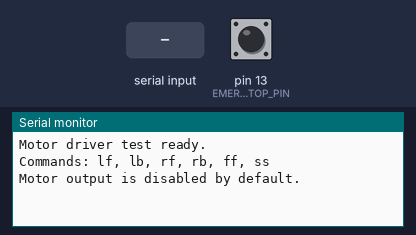
Simulated run of this sketch. Board: Arduino Uno, built with avr-gcc and run on an emulated ATmega328P. Parts: the last lines printed to the serial monitor. Inputs (shaded band) come from the test bench; at power-on: pin 13 (EMERGENCY_STOP_PIN) HIGH.

Above: at 1.2 s.
1.3 s: pin 13 (EMERGENCY_STOP_PIN) pulled LOW for 0.15 s
At 2.4 s:
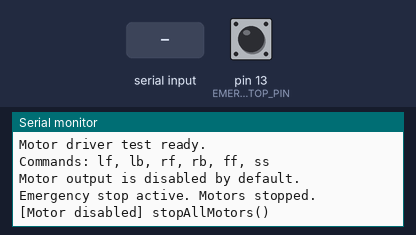
2.9 s: "lf\n" received over Serial
At 3.4 s:
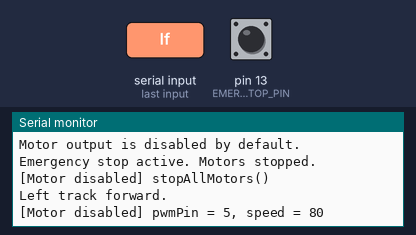
4.4 s: "lb\n" received over Serial
At 5.7 s:
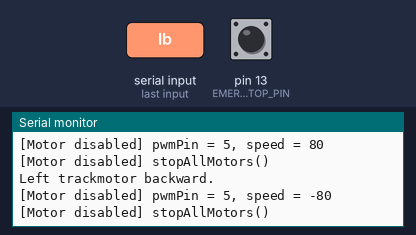
5.9 s: "rf\n" received over Serial
At 7.2 s:
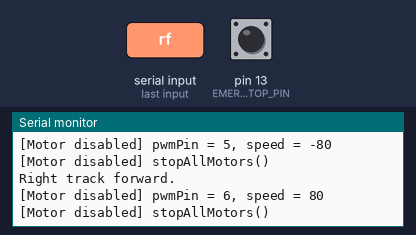
7.4 s: "rb\n" received over Serial
At 8.5 s:
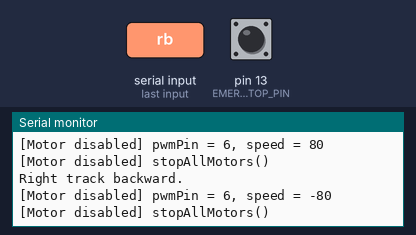
8.9 s: "ff\n" received over Serial
At 9.9 s:
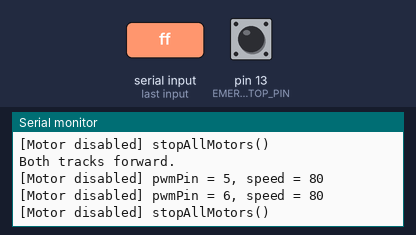

Measured:
- after the input at 1.3 s, the serial monitor: prints a new line at once (image 1)
- after the input at 2.9 s, the serial monitor: prints a new line at once (image 2)
- after the input at 4.4 s, the serial monitor: prints a new line at once (image 3)
- after the input at 5.9 s, the serial monitor: prints a new line at once (image 4)
- after the input at 7.4 s, the serial monitor: prints a new line at once (image 5)
- after the input at 8.9 s, the serial monitor: prints a new line at once (image 6)

The sketch:

test_04_motor_driver_test.ino
```cpp
// 测试电机驱动板和左右电机
/*
  Important:
    1. Put the robot on a stand.
    2. Keep wheels off the ground.
    3. Confirm motor driver wiring before enabling motor output.
    4. Do not power motors from Arduino 5V.

  Serial commands:
    lf -> left motor forward
    lb -> left motor backward
    rf -> right motor forward
    rb -> right motor backward
    ff -> both motors forward
    ss -> stop

  单独测试左电机正反转
  单独测试右电机正反转
  测试两个电机一起前进
  测试停止
  测试急停按钮

  // 测试电机驱动板和左右履带
  // 第一次测试时必须让履带离地，不能落地测试
*/

#define MOTOR_TEST_ENABLED 0
#define EMERGENCY_STOP_ENABLED 1

// Placeholder pins. Modify after receiving the robot.
const int LEFT_PWM  = 5;
const int LEFT_IN1  = 7;
const int LEFT_IN2  = 8;

const int RIGHT_PWM = 6;
const int RIGHT_IN1 = 9;
const int RIGHT_IN2 = 10;

#define LEFT_TRACK_DIR 1
#define RIGHT_TRACK_DIR 1

// INPUT_PULLUP:
// not pressed = HIGH
// pressed     = LOW
const int EMERGENCY_STOP_PIN = 13;

const int TEST_SPEED = 80;
const unsigned long TEST_DURATION_MS = 600;

char serialBuffer[20];
int serialIndex = 0;

void setup() {
  Serial.begin(9600);

#if MOTOR_TEST_ENABLED
  pinMode(LEFT_PWM, OUTPUT);
  pinMode(LEFT_IN1, OUTPUT);
  pinMode(LEFT_IN2, OUTPUT);

  pinMode(RIGHT_PWM, OUTPUT);
  pinMode(RIGHT_IN1, OUTPUT);
  pinMode(RIGHT_IN2, OUTPUT);

  stopAllMotors();
#endif

#if EMERGENCY_STOP_ENABLED
  pinMode(EMERGENCY_STOP_PIN, INPUT_PULLUP);
#endif

  Serial.println("Motor driver test ready.");
  Serial.println("Commands: lf, lb, rf, rb, ff, ss");
  Serial.println("Motor output is disabled by default.");
}

void loop() {
  if (isEmergencyStopActive()) {
    Serial.println("Emergency stop active. Motors stopped.");
    stopAllMotors();
    delay(200);
    return;
  }

  readSerialLines();
}

void readSerialLines() {
  while (Serial.available() > 0) {
    char c = Serial.read();

    if (c == '\n' || c == '\r') {
      if (serialIndex > 0) {
        serialBuffer[serialIndex] = '\0';
        handleCommand(serialBuffer);
        serialIndex = 0;
      }
    } else {
      if (serialIndex < (int)sizeof(serialBuffer) - 1) {
        serialBuffer[serialIndex++] = c;
      } else {
        serialIndex = 0;
        Serial.println("Command too long. Dropped.");
      }
    }
  }
}

void handleCommand(const char* cmd) {
  if (isEmergencyStopActive()) {
    stopAllMotors();
    Serial.println("Emergency stop active. Command ignored.");
    return;
  }

  if (strcmp(cmd, "lf") == 0) {
    Serial.println("Left track forward.");
    setMotor(LEFT_PWM, LEFT_IN1, LEFT_IN2, TEST_SPEED * LEFT_TRACK_DIR);
    delayAndStop();
  } else if (strcmp(cmd, "lb") == 0) {
    Serial.println("Left trackmotor backward.");
    setMotor(LEFT_PWM, LEFT_IN1, LEFT_IN2, -TEST_SPEED * LEFT_TRACK_DIR);
    delayAndStop();
  } else if (strcmp(cmd, "rf") == 0) {
    Serial.println("Right track forward.");
    setMotor(RIGHT_PWM, RIGHT_IN1, RIGHT_IN2, TEST_SPEED * LEFT_TRACK_DIR);
    delayAndStop();
  } else if (strcmp(cmd, "rb") == 0) {
    Serial.println("Right track backward.");
    setMotor(RIGHT_PWM, RIGHT_IN1, RIGHT_IN2, -TEST_SPEED * LEFT_TRACK_DIR);
    delayAndStop();
  } else if (strcmp(cmd, "ff") == 0) {
    Serial.println("Both tracks forward.");
    setMotor(LEFT_PWM, LEFT_IN1, LEFT_IN2, TEST_SPEED * LEFT_TRACK_DIR);
    setMotor(RIGHT_PWM, RIGHT_IN1, RIGHT_IN2, TEST_SPEED * LEFT_TRACK_DIR);
    delayAndStop();
  } else if (strcmp(cmd, "ss") == 0) {
    Serial.println("Stop all motors.");
    stopAllMotors();
  } else {
    Serial.print("Unknown command: ");
    Serial.println(cmd);
  }
}

void delayAndStop() {
  unsigned long startTime = millis();

  while (millis() - startTime < TEST_DURATION_MS) {
    if (isEmergencyStopActive()) {
      Serial.println("Emergency stop during motor test.");
      stopAllMotors();
      return;
    }
    delay(10);
  }

  stopAllMotors();
}

bool isEmergencyStopActive() {
#if EMERGENCY_STOP_ENABLED
  return digitalRead(EMERGENCY_STOP_PIN) == LOW;
#else
  return false;
#endif
}

void setMotor(int pwmPin, int in1Pin, int in2Pin, int speed) {
#if MOTOR_TEST_ENABLED
  speed = constrain(speed, -255, 255);

  if (speed > 0) { // 正转
    digitalWrite(in1Pin, HIGH);
    digitalWrite(in2Pin, LOW);
    analogWrite(pwmPin, speed);
  } else if (speed < 0) { // 反转
    digitalWrite(in1Pin, LOW);
    digitalWrite(in2Pin, HIGH);
    analogWrite(pwmPin, -speed);
  } else { // 停止
    digitalWrite(in1Pin, LOW);
    digitalWrite(in2Pin, LOW);
    analogWrite(pwmPin, 0);
  }
#else
  Serial.print("[Motor disabled] pwmPin = ");
  Serial.print(pwmPin);
  Serial.print(", speed = ");
  Serial.println(speed);
#endif
}

void stopAllMotors() {
#if MOTOR_TEST_ENABLED
  setMotor(LEFT_PWM, LEFT_IN1, LEFT_IN2, 0);
  setMotor(RIGHT_PWM, RIGHT_IN1, RIGHT_IN2, 0);
#else
  Serial.println("[Motor disabled] stopAllMotors()");
#endif
}
```
